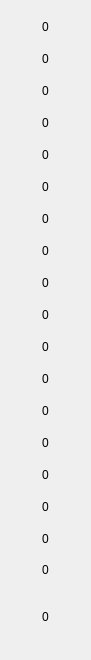
   <widget class="QWidget" name="gridLayoutWidget_5">
    <property name="geometry">
     <rect>
      <x>220</x>
      <y>40</y>
      <width>71</width>
      <height>601</height>
     </rect>
    </property>
    <layout class="QGridLayout" name="Bgrid">
     <property name="spacing">
      <number>0</number>
     </property>
     <item row="13" column="0">
      <widget class="QPushButton" name="pushButton_27">
       <property name="sizePolicy">
        <sizepolicy hsizetype="Fixed" vsizetype="Fixed">
         <horstretch>0</horstretch>
         <verstretch>0</verstretch>
        </sizepolicy>
       </property>
       <property name="minimumSize">
        <size>
         <width>69</width>
         <height>32</height>
        </size>
       </property>
       <property name="maximumSize">
        <size>
         <width>69</width>
         <height>32</height>
        </size>
       </property>
       <property name="text">
        <string>0</string>
       </property>
       <property name="flat">
        <bool>true</bool>
       </property>
      </widget>
     </item>
     <item row="11" column="0">
      <widget class="QPushButton" name="pushButton_38">
       <property name="sizePolicy">
        <sizepolicy hsizetype="Fixed" vsizetype="Fixed">
         <horstretch>0</horstretch>
         <verstretch>0</verstretch>
        </sizepolicy>
       </property>
       <property name="minimumSize">
        <size>
         <width>69</width>
         <height>32</height>
        </size>
       </property>
       <property name="maximumSize">
        <size>
         <width>69</width>
         <height>32</height>
        </size>
       </property>
       <property name="text">
        <string>0</string>
       </property>
       <property name="flat">
        <bool>true</bool>
       </property>
      </widget>
     </item>
     <item row="6" column="0">
      <widget class="QPushButton" name="pushButton_39">
       <property name="sizePolicy">
        <sizepolicy hsizetype="Fixed" vsizetype="Fixed">
         <horstretch>0</horstretch>
         <verstretch>0</verstretch>
        </sizepolicy>
       </property>
       <property name="minimumSize">
        <size>
         <width>69</width>
         <height>32</height>
        </size>
       </property>
       <property name="maximumSize">
        <size>
         <width>69</width>
         <height>32</height>
        </size>
       </property>
       <property name="text">
        <string>0</string>
       </property>
       <property name="flat">
        <bool>true</bool>
       </property>
      </widget>
     </item>
     <item row="17" column="0">
      <widget class="QPushButton" name="pushButton_30">
       <property name="sizePolicy">
        <sizepolicy hsizetype="Fixed" vsizetype="Fixed">
         <horstretch>0</horstretch>
         <verstretch>0</verstretch>
        </sizepolicy>
       </property>
       <property name="minimumSize">
        <size>
         <width>69</width>
         <height>30</height>
        </size>
       </property>
       <property name="maximumSize">
        <size>
         <width>69</width>
         <height>32</height>
        </size>
       </property>
       <property name="text">
        <string>0</string>
       </property>
       <property name="flat">
        <bool>true</bool>
       </property>
      </widget>
     </item>
     <item row="0" column="0">
      <widget class="QPushButton" name="pushButton_10">
       <property name="sizePolicy">
        <sizepolicy hsizetype="Fixed" vsizetype="Fixed">
         <horstretch>0</horstretch>
         <verstretch>0</verstretch>
        </sizepolicy>
       </property>
       <property name="minimumSize">
        <size>
         <width>69</width>
         <height>32</height>
        </size>
       </property>
       <property name="maximumSize">
        <size>
         <width>69</width>
         <height>32</height>
        </size>
       </property>
       <property name="text">
        <string>0</string>
       </property>
       <property name="flat">
        <bool>true</bool>
       </property>
      </widget>
     </item>
     <item row="12" column="0">
      <widget class="QPushButton" name="pushButton_26">
       <property name="sizePolicy">
        <sizepolicy hsizetype="Fixed" vsizetype="Fixed">
         <horstretch>0</horstretch>
         <verstretch>0</verstretch>
        </sizepolicy>
       </property>
       <property name="minimumSize">
        <size>
         <width>69</width>
         <height>32</height>
        </size>
       </property>
       <property name="maximumSize">
        <size>
         <width>69</width>
         <height>32</height>
        </size>
       </property>
       <property name="text">
        <string>0</string>
       </property>
       <property name="flat">
        <bool>true</bool>
       </property>
      </widget>
     </item>
     <item row="10" column="0">
      <widget class="QPushButton" name="pushButton_35">
       <property name="sizePolicy">
        <sizepolicy hsizetype="Fixed" vsizetype="Fixed">
         <horstretch>0</horstretch>
         <verstretch>0</verstretch>
        </sizepolicy>
       </property>
       <property name="minimumSize">
        <size>
         <width>69</width>
         <height>32</height>
        </size>
       </property>
       <property name="maximumSize">
        <size>
         <width>69</width>
         <height>32</height>
        </size>
       </property>
       <property name="text">
        <string>0</string>
       </property>
       <property name="flat">
        <bool>true</bool>
       </property>
      </widget>
     </item>
     <item row="16" column="0">
      <widget class="QPushButton" name="pushButton_25">
       <property name="sizePolicy">
        <sizepolicy hsizetype="Fixed" vsizetype="Fixed">
         <horstretch>0</horstretch>
         <verstretch>0</verstretch>
        </sizepolicy>
       </property>
       <property name="minimumSize">
        <size>
         <width>69</width>
         <height>32</height>
        </size>
       </property>
       <property name="maximumSize">
        <size>
         <width>69</width>
         <height>32</height>
        </size>
       </property>
       <property name="text">
        <string>0</string>
       </property>
       <property name="flat">
        <bool>true</bool>
       </property>
      </widget>
     </item>
     <item row="8" column="0">
      <widget class="QPushButton" name="pushButton_28">
       <property name="sizePolicy">
        <sizepolicy hsizetype="Fixed" vsizetype="Fixed">
         <horstretch>0</horstretch>
         <verstretch>0</verstretch>
        </sizepolicy>
       </property>
       <property name="minimumSize">
        <size>
         <width>69</width>
         <height>32</height>
        </size>
       </property>
       <property name="maximumSize">
        <size>
         <width>69</width>
         <height>32</height>
        </size>
       </property>
       <property name="text">
        <string>0</string>
       </property>
       <property name="flat">
        <bool>true</bool>
       </property>
      </widget>
     </item>
     <item row="15" column="0">
      <widget class="QPushButton" name="pushButton_42">
       <property name="sizePolicy">
        <sizepolicy hsizetype="Fixed" vsizetype="Fixed">
         <horstretch>0</horstretch>
         <verstretch>0</verstretch>
        </sizepolicy>
       </property>
       <property name="minimumSize">
        <size>
         <width>69</width>
         <height>32</height>
        </size>
       </property>
       <property name="maximumSize">
        <size>
         <width>69</width>
         <height>32</height>
        </size>
       </property>
       <property name="text">
        <string>0</string>
       </property>
       <property name="flat">
        <bool>true</bool>
       </property>
      </widget>
     </item>
     <item row="7" column="0">
      <widget class="QPushButton" name="pushButton_40">
       <property name="sizePolicy">
        <sizepolicy hsizetype="Fixed" vsizetype="Fixed">
         <horstretch>0</horstretch>
         <verstretch>0</verstretch>
        </sizepolicy>
       </property>
       <property name="minimumSize">
        <size>
         <width>69</width>
         <height>32</height>
        </size>
       </property>
       <property name="maximumSize">
        <size>
         <width>69</width>
         <height>32</height>
        </size>
       </property>
       <property name="text">
        <string>0</string>
       </property>
       <property name="flat">
        <bool>true</bool>
       </property>
      </widget>
     </item>
     <item row="5" column="0">
      <widget class="QPushButton" name="pushButton_36">
       <property name="sizePolicy">
        <sizepolicy hsizetype="Fixed" vsizetype="Fixed">
         <horstretch>0</horstretch>
         <verstretch>0</verstretch>
        </sizepolicy>
       </property>
       <property name="minimumSize">
        <size>
         <width>69</width>
         <height>32</height>
        </size>
       </property>
       <property name="maximumSize">
        <size>
         <width>69</width>
         <height>32</height>
        </size>
       </property>
       <property name="text">
        <string>0</string>
       </property>
       <property name="flat">
        <bool>true</bool>
       </property>
      </widget>
     </item>
     <item row="18" column="0" rowspan="2">
      <widget class="QPushButton" name="pushButton_32">
       <property name="sizePolicy">
        <sizepolicy hsizetype="Fixed" vsizetype="Fixed">
         <horstretch>0</horstretch>
         <verstretch>0</verstretch>
        </sizepolicy>
       </property>
       <property name="minimumSize">
        <size>
         <width>69</width>
         <height>64</height>
        </size>
       </property>
       <property name="maximumSize">
        <size>
         <width>69</width>
         <height>64</height>
        </size>
       </property>
       <property name="text">
        <string>0</string>
       </property>
       <property name="flat">
        <bool>true</bool>
       </property>
      </widget>
     </item>
     <item row="9" column="0">
      <widget class="QPushButton" name="pushButton_37">
       <property name="sizePolicy">
        <sizepolicy hsizetype="Fixed" vsizetype="Fixed">
         <horstretch>0</horstretch>
         <verstretch>0</verstretch>
        </sizepolicy>
       </property>
       <property name="minimumSize">
        <size>
         <width>69</width>
         <height>32</height>
        </size>
       </property>
       <property name="maximumSize">
        <size>
         <width>69</width>
         <height>32</height>
        </size>
       </property>
       <property name="text">
        <string>0</string>
       </property>
       <property name="flat">
        <bool>true</bool>
       </property>
      </widget>
     </item>
     <item row="14" column="0">
      <widget class="QPushButton" name="pushButton_29">
       <property name="sizePolicy">
        <sizepolicy hsizetype="Fixed" vsizetype="Fixed">
         <horstretch>0</horstretch>
         <verstretch>0</verstretch>
        </sizepolicy>
       </property>
       <property name="minimumSize">
        <size>
         <width>69</width>
         <height>32</height>
        </size>
       </property>
       <property name="maximumSize">
        <size>
         <width>69</width>
         <height>32</height>
        </size>
       </property>
       <property name="text">
        <string>0</string>
       </property>
       <property name="flat">
        <bool>true</bool>
       </property>
      </widget>
     </item>
     <item row="3" column="0">
      <widget class="QPushButton" name="pushButton_41">
       <property name="sizePolicy">
        <sizepolicy hsizetype="Fixed" vsizetype="Fixed">
         <horstretch>0</horstretch>
         <verstretch>0</verstretch>
        </sizepolicy>
       </property>
       <property name="minimumSize">
        <size>
         <width>69</width>
         <height>32</height>
        </size>
       </property>
       <property name="maximumSize">
        <size>
         <width>69</width>
         <height>32</height>
        </size>
       </property>
       <property name="text">
        <string>0</string>
       </property>
       <property name="flat">
        <bool>true</bool>
       </property>
      </widget>
     </item>
     <item row="1" column="0">
      <widget class="QPushButton" name="pushButton_31">
       <property name="sizePolicy">
        <sizepolicy hsizetype="Fixed" vsizetype="Fixed">
         <horstretch>0</horstretch>
         <verstretch>0</verstretch>
        </sizepolicy>
       </property>
       <property name="minimumSize">
        <size>
         <width>69</width>
         <height>32</height>
        </size>
       </property>
       <property name="maximumSize">
        <size>
         <width>69</width>
         <height>32</height>
        </size>
       </property>
       <property name="text">
        <string>0</string>
       </property>
       <property name="flat">
        <bool>true</bool>
       </property>
      </widget>
     </item>
     <item row="4" column="0">
      <widget class="QPushButton" name="pushButton_33">
       <property name="sizePolicy">
        <sizepolicy hsizetype="Fixed" vsizetype="Fixed">
         <horstretch>0</horstretch>
         <verstretch>0</verstretch>
        </sizepolicy>
       </property>
       <property name="minimumSize">
        <size>
         <width>69</width>
         <height>32</height>
        </size>
       </property>
       <property name="maximumSize">
        <size>
         <width>69</width>
         <height>32</height>
        </size>
       </property>
       <property name="text">
        <string>0</string>
       </property>
       <property name="flat">
        <bool>true</bool>
       </property>
      </widget>
     </item>
     <item row="2" column="0">
      <widget class="QPushButton" name="pushButton_34">
       <property name="sizePolicy">
        <sizepolicy hsizetype="Fixed" vsizetype="Fixed">
         <horstretch>0</horstretch>
         <verstretch>0</verstretch>
        </sizepolicy>
       </property>
       <property name="minimumSize">
        <size>
         <width>69</width>
         <height>32</height>
        </size>
       </property>
       <property name="maximumSize">
        <size>
         <width>69</width>
         <height>32</height>
        </size>
       </property>
       <property name="text">
        <string>0</string>
       </property>
       <property name="flat">
        <bool>true</bool>
       </property>
      </widget>
     </item>
    </layout>
   </widget>
